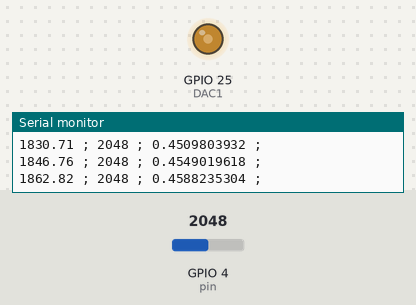
Bench run of a sketch on a simulated ESP32. Shown: output pins drawn as LEDs (lit = HIGH), the last lines printed to the serial monitor. The inputs (shaded band) are chosen by the test bench; at power-on: GPIO 4 (pin) = 2048.

Above: at 1.2 s.
1.3 s: GPIO 4 (pin) set to 491
At 2.0 s:
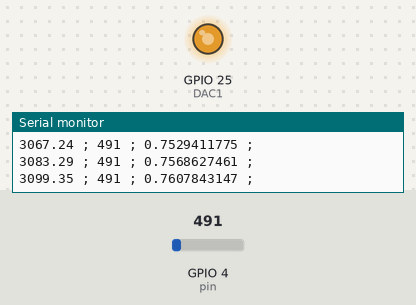
4.3 s: GPIO 4 (pin) set to 0
At 4.79 s:
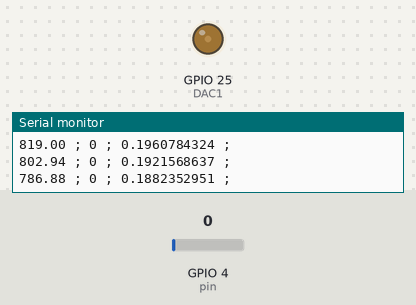
Timing chart, 0 to 13.3 s (numbered marks = the images above; inputs shaded):
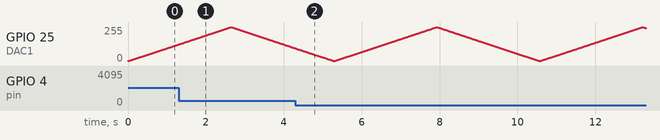

The sketch:

adc_traingular.ino
```cpp
#include <Wire.h>

#define   ADC_12BIT_MAX   4096
#define   BAUD 2000000
#define   pin 4
#define   DAC1 25
#define   dacNormPrecision 0.0039215686274509803921568627451

int logicLevelADC;
float voltageADC;
double i = 0;
double inc = 0;

void setup() {
  Serial.begin(BAUD);
  pinMode(pin, INPUT);
  /* aguarda a serial estar disponível */
  while (!Serial);
  Serial.println();
}


void loop() {

    i >= 1 ? inc = -dacNormPrecision : 1;
    i <= 0 ? inc = dacNormPrecision : 1;
    dacWrite( DAC1 , i*255 );
    Serial.print(i*4095);
    i += inc;
    Serial.print(" ; ");
    Serial.print(analogRead(pin));
    Serial.print(" ; ");
    Serial.print(i,10);
    Serial.println(" ; ");
    delay(10);

}
```
